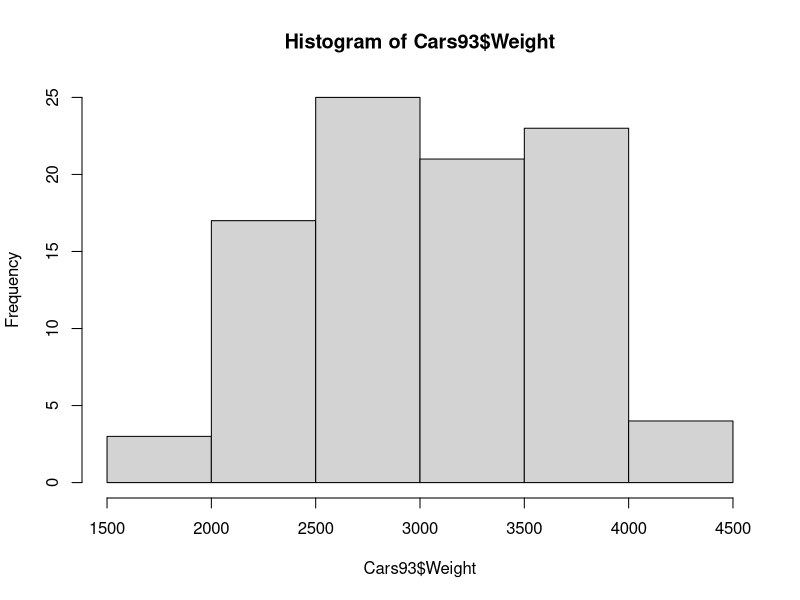
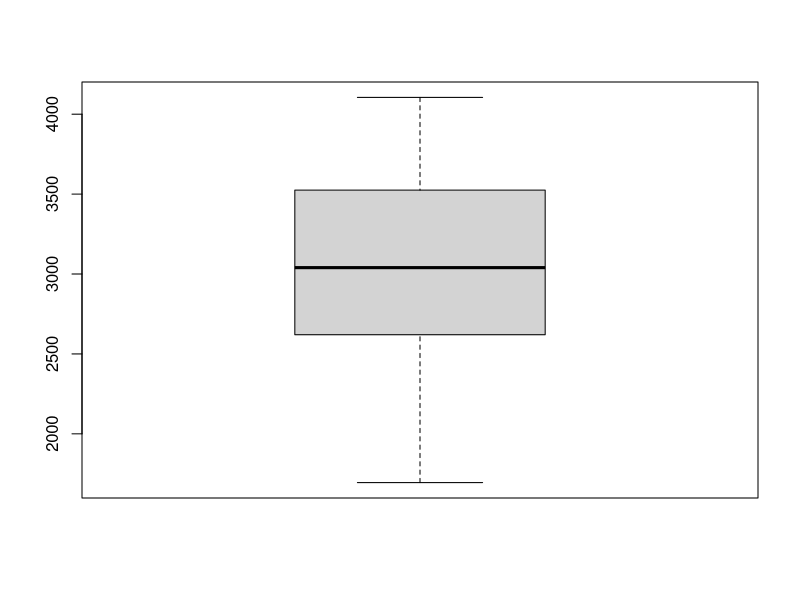
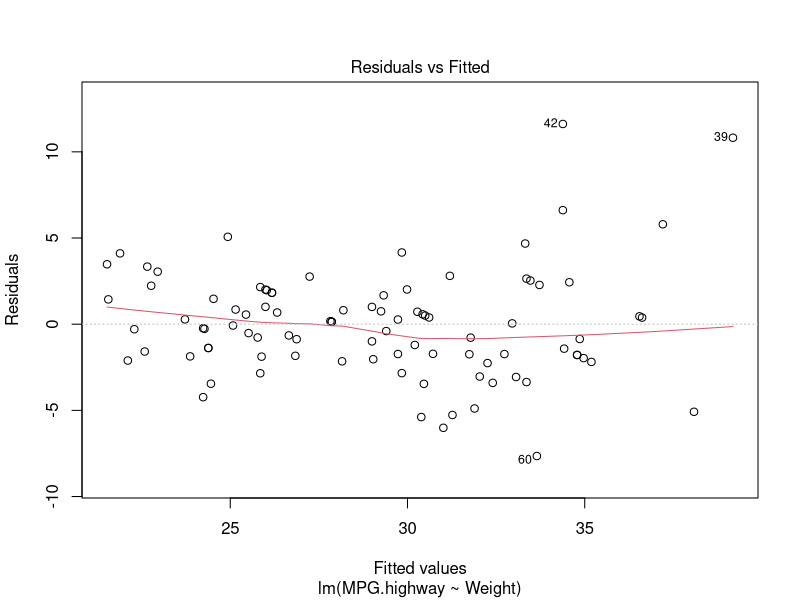
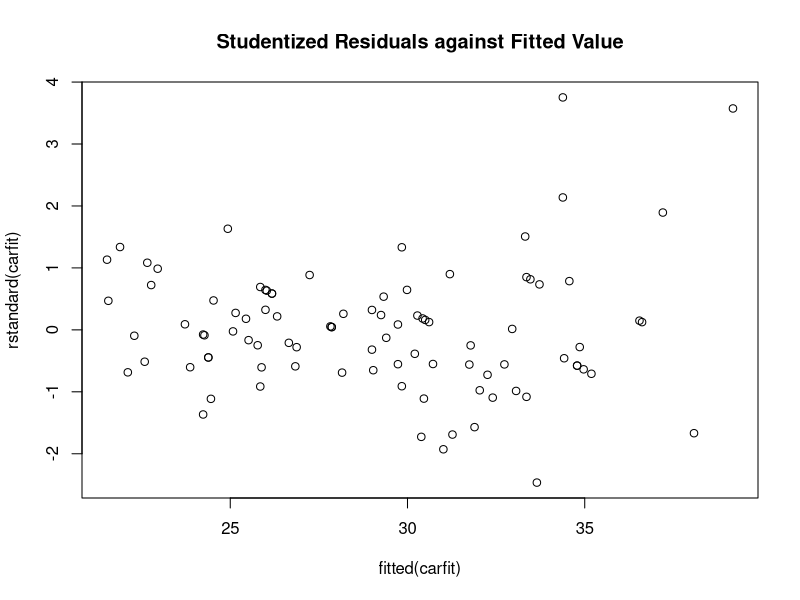
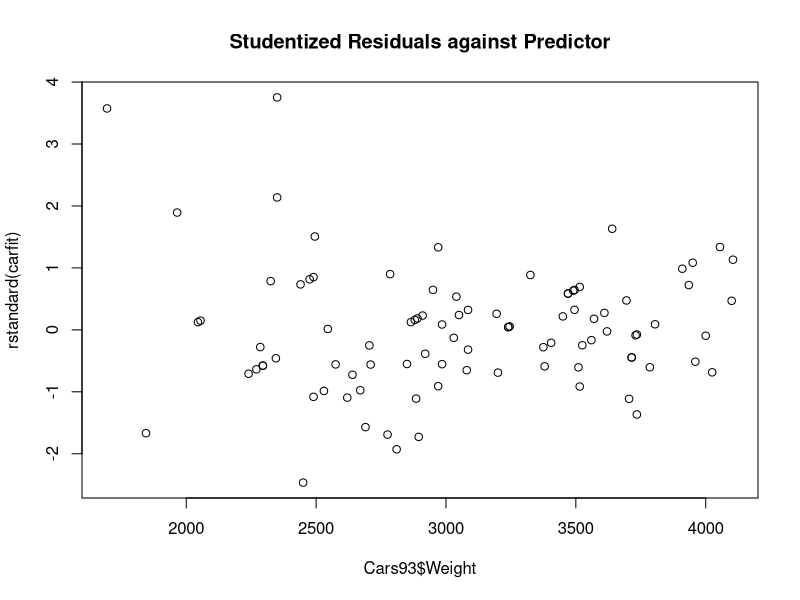
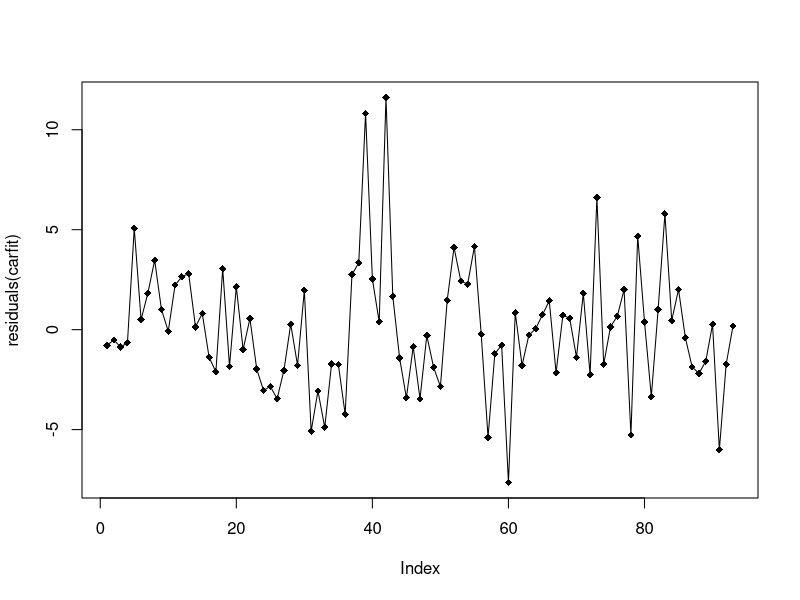
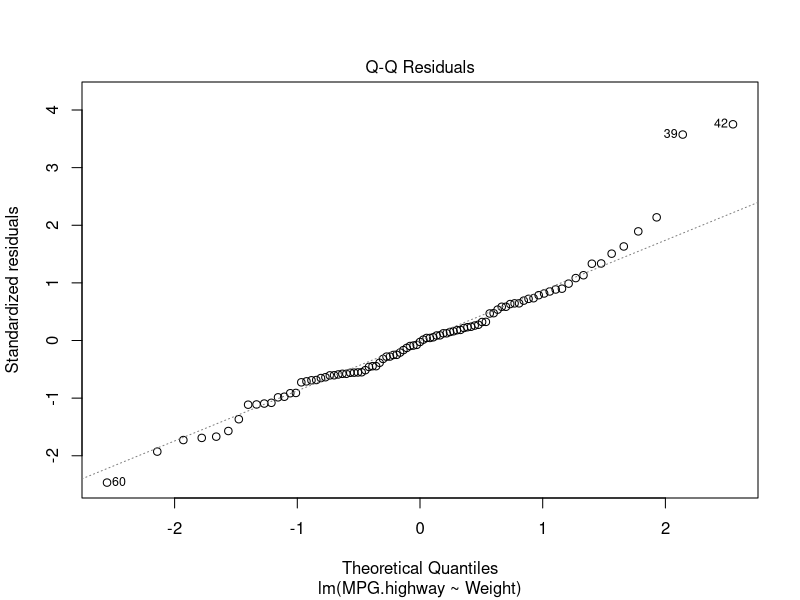
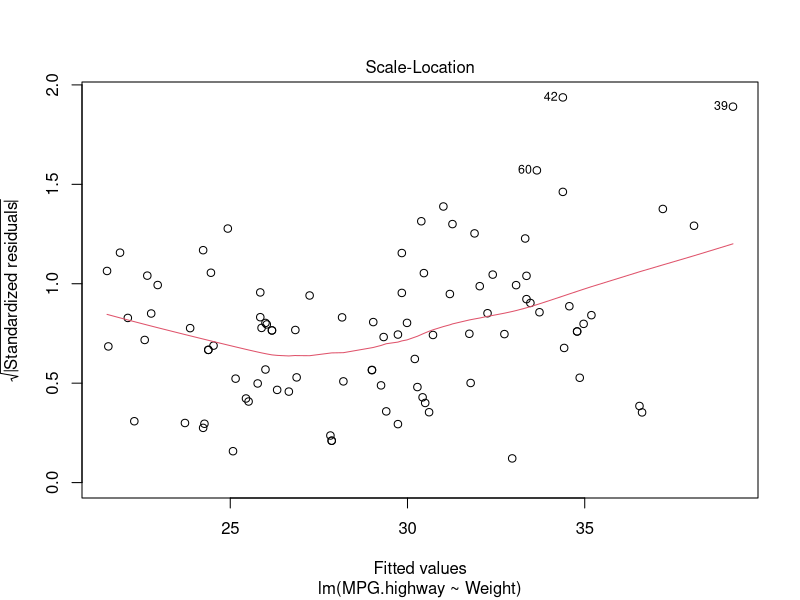

Write R code to recreate these figures, in order.
## ---- chunk 1
knitr::opts_chunk$set(echo = TRUE)
## ---- chunk 2
#install.packages("MASS")
library(MASS)
#Cars93 data MPG.highway(Y), Weight(X)
names(Cars93)
## ---- chunk 3
hist(Cars93$Weight)#histogram
## ---- chunk 4
boxplot(Cars93$Weight)#boxplot
## ---- chunk 5
carfit=lm(MPG.highway~Weight,data=Cars93)
#plot(fit)
## ---- chunk 6
plot(carfit,which=1)
## ---- chunk 7
plot(x=fitted(carfit),y=rstandard(carfit),main="Studentized Residuals against Fitted Value")
plot(x=Cars93$Weight,y=rstandard(carfit),main="Studentized Residuals against Predictor")
## ---- chunk 8
plot(residuals(carfit),pch=18,type="o")
## ---- chunk 9
plot(carfit,which=2)
## ---- chunk 10
shapiro.test(carfit$residuals)
## ---- chunk 11
#install.packages("nortest") # To use ad.test(). "nortest" package should be installed.
library(nortest)
ad.test(carfit$residuals)
## ---- chunk 12
plot(carfit,which=3)
## ---- chunk 13
#install.packages("lmtest")
library(lmtest)#to use the bptest function
library(zoo)
bptest(MPG.highway~Weight,data=Cars93)
## ---- chunk 14
plot(carfit,which=5)
dim(Cars93)
abline(h=3,col="green")
